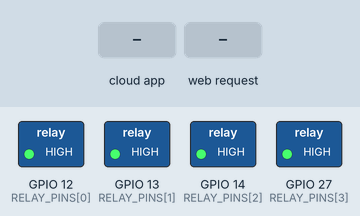
Simulated run of this sketch. Board: ESP32. On the bench: switched loads named in the sketch (green lamp = pin HIGH). The inputs (shaded band) are chosen by the test bench. WiFi joins after 1.5 s; servers stay silent unless stated; what the sketch prints to the serial monitor is not drawn.

Above: at 3.2 s.
3.3 s: the phone or cloud app sets YOUR_BEDROOM_DEVICE_ID to 1
At 4.1 s:
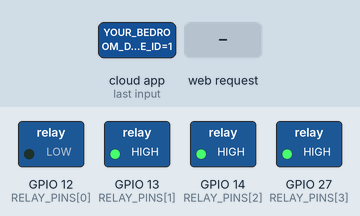
4.8 s: the phone or cloud app sets YOUR_KITCHEN_DEVICE_ID to 1
At 5.3 s:
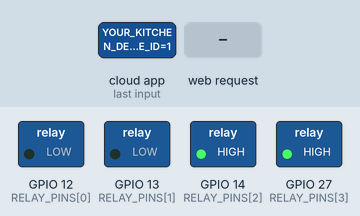
6.3 s: the phone or cloud app sets YOUR_ROOM_DEVICE_ID to 1
At 7.5 s:
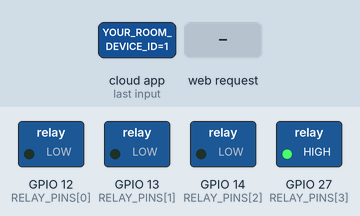
7.8 s: HTTP request GET /relay?ch=1&state=1 received
At 8.8 s:
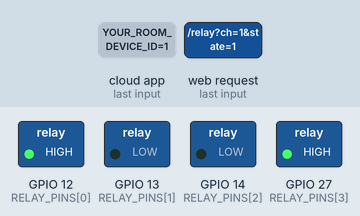
9.3 s: the phone or cloud app sets ADD-4TH-DEVICE-ID-HERE to 1
At 9.9 s:
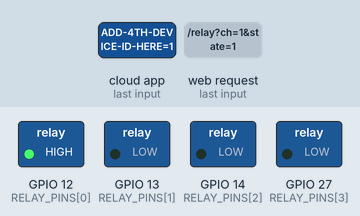
10.8 s: the phone or cloud app sets YOUR_KITCHEN_DEVICE_ID to 0
At 12.2 s:
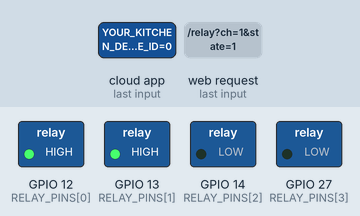
Timing chart, 0 to 13.3 s (numbered marks = the images above; inputs shaded):
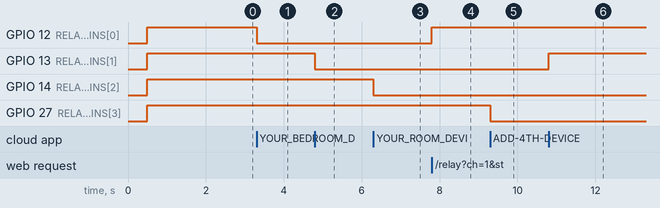

Measured:
- after the input at 3.3 s, GPIO 12 (RELAY_PINS[0]): HIGH → LOW at once
- after the input at 4.8 s, GPIO 13 (RELAY_PINS[1]): HIGH → LOW at once
- after the input at 6.3 s, GPIO 14 (RELAY_PINS[2]): HIGH → LOW at once
- after the input at 7.8 s, GPIO 12 (RELAY_PINS[0]): LOW → HIGH at once
- after the input at 9.3 s, GPIO 27 (RELAY_PINS[3]): HIGH → LOW at once
- after the input at 10.8 s, GPIO 13 (RELAY_PINS[1]): LOW → HIGH at once

The sketch:

esp32_combined_relay.ino
```cpp
// ============================================================
//  ESP32 – 4 Channel Relay
//  ✅ SinricPro  – Alexa / Google Voice Control
//  ✅ Web UI     – Browser control on local IP
//  College Project | GPIO 12, 13, 14, 27
// ============================================================

#include <Arduino.h>
#include <WiFi.h>
#include <WebServer.h>
#include "SinricPro.h"
#include "SinricProSwitch.h"

// ─── WiFi (Home Router) ──────────────────────────────────────
#define WIFI_SSID    "YOUR_4G_HOTSPOT_NAME"      // <-- change this
#define WIFI_PASS    "YOUR_HOTSPOT_PASSWORD"  // <-- change this

// ─── SinricPro Keys ──────────────────────────────────────────
#define APP_KEY     "YOUR_SINRIC_APP_KEY"
#define APP_SECRET  "YOUR_SINRIC_APP_SECRET"

// ─── SinricPro Device IDs ────────────────────────────────────
#define BEDROOM_ID  "YOUR_BEDROOM_DEVICE_ID"  // Relay 1 – GPIO 12
#define KITCHEN_ID  "YOUR_KITCHEN_DEVICE_ID"  // Relay 2 – GPIO 13
#define ROOM_ID     "YOUR_ROOM_DEVICE_ID"  // Relay 3 – GPIO 14
// Add a 4th device in SinricPro dashboard and paste ID here:
#define RELAY4_ID   "ADD-4TH-DEVICE-ID-HERE"    // Relay 4 – GPIO 27

// ─── Relay GPIO Pins ─────────────────────────────────────────
const int RELAY_PINS[4] = {12, 13, 14, 27};

// ─── Device → Pin mapping ────────────────────────────────────
struct DeviceRelay { const char* id; int pin; };
DeviceRelay deviceMap[4] = {
  { BEDROOM_ID, 12 },
  { KITCHEN_ID, 13 },
  { ROOM_ID,    14 },
  { RELAY4_ID,  27 },
};

// ─── Shared relay state (used by both Web UI & SinricPro) ────
bool relayState[4] = { false, false, false, false };

// ─── Web Server on port 80 ───────────────────────────────────
WebServer server(80);

// ─────────────────────────────────────────────────────────────
//  Core relay function – single source of truth
// ─────────────────────────────────────────────────────────────
void setRelay(int index, bool on) {
  relayState[index] = on;
  // Active-LOW module: LOW = ON, HIGH = OFF
  digitalWrite(RELAY_PINS[index], on ? LOW : HIGH);
  Serial.printf("[Relay %d] → %s (GPIO %d)\n", index + 1, on ? "ON" : "OFF", RELAY_PINS[index]);
}

// ─────────────────────────────────────────────────────────────
//  JSON state builder for Web UI responses
// ─────────────────────────────────────────────────────────────
String buildStateJSON() {
  String json = "{\"states\":[";
  for (int i = 0; i < 4; i++) {
    json += relayState[i] ? "true" : "false";
    if (i < 3) json += ",";
  }
  json += "]}";
  return json;
}

// ─────────────────────────────────────────────────────────────
//  HTML Web Page
// ─────────────────────────────────────────────────────────────
const char INDEX_HTML[] PROGMEM = R"rawliteral(
<!DOCTYPE html>
<html lang="en">
<head>
<meta charset="UTF-8"/>
<meta name="viewport" content="width=device-width, initial-scale=1.0"/>
<title>ESP32 Relay Control</title>
<link href="https://fonts.googleapis.com/css2?family=Share+Tech+Mono&family=Orbitron:wght@400;700;900&display=swap" rel="stylesheet"/>
<style>
  :root {
    --bg:       #0a0e1a;
    --panel:    #0f1628;
    --border:   #1e3a5f;
    --accent:   #00d4ff;
    --accent2:  #ff6b35;
    --on:       #00ff88;
    --off:      #ff3366;
    --text:     #c8dff5;
    --dim:      #4a6080;
    --glow-on:  0 0 20px #00ff8866, 0 0 40px #00ff8833;
    --glow-off: 0 0 20px #ff336666, 0 0 40px #ff336633;
    --glow-acc: 0 0 15px #00d4ff55;
  }
  * { margin:0; padding:0; box-sizing:border-box; }
  body {
    background: var(--bg);
    font-family: 'Share Tech Mono', monospace;
    color: var(--text);
    min-height: 100vh;
    display: flex; flex-direction: column;
    align-items: center; justify-content: center;
    padding: 20px; overflow-x: hidden;
  }
  body::before {
    content:''; position:fixed; inset:0;
    background-image:
      linear-gradient(rgba(0,212,255,0.03) 1px, transparent 1px),
      linear-gradient(90deg, rgba(0,212,255,0.03) 1px, transparent 1px);
    background-size:40px 40px; pointer-events:none; z-index:0;
  }
  body::after {
    content:''; position:fixed; top:-50%; left:-50%;
    width:200%; height:200%;
    background:radial-gradient(ellipse at center, rgba(0,50,100,0.15) 0%, transparent 60%);
    pointer-events:none; z-index:0;
    animation:pulse-bg 6s ease-in-out infinite;
  }
  @keyframes pulse-bg {
    0%,100%{opacity:.5;transform:scale(1);}
    50%{opacity:1;transform:scale(1.05);}
  }
  .container { position:relative; z-index:1; width:100%; max-width:720px; }
  header { text-align:center; margin-bottom:40px; }
  .logo {
    font-family:'Orbitron',sans-serif;
    font-size:clamp(22px,5vw,38px); font-weight:900;
    letter-spacing:4px; color:var(--accent);
    text-shadow:var(--glow-acc); text-transform:uppercase;
  }
  .logo span { color:var(--accent2); }
  .subtitle { font-size:11px; letter-spacing:6px; color:var(--dim); margin-top:6px; text-transform:uppercase; }
  .status-bar {
    display:flex; align-items:center; justify-content:center;
    gap:8px; margin-top:14px; font-size:11px; color:var(--dim); letter-spacing:2px;
  }
  .status-dot {
    width:8px; height:8px; border-radius:50%;
    background:var(--on); box-shadow:var(--glow-on);
    animation:blink 2s ease-in-out infinite;
  }
  @keyframes blink { 0%,100%{opacity:1;} 50%{opacity:.3;} }
  .voice-badge {
    display:inline-flex; align-items:center; gap:6px;
    background:rgba(0,212,255,0.08); border:1px solid var(--border);
    border-radius:20px; padding:5px 14px; margin-top:10px;
    font-size:10px; letter-spacing:2px; color:var(--accent);
  }
  .relay-grid { display:grid; grid-template-columns:repeat(2,1fr); gap:20px; }
  @media(max-width:480px){ .relay-grid{grid-template-columns:1fr;} }
  .relay-card {
    background:var(--panel); border:1px solid var(--border);
    border-radius:12px; padding:28px 24px; position:relative;
    overflow:hidden; transition:border-color .3s,box-shadow .3s; cursor:pointer;
  }
  .relay-card::before {
    content:''; position:absolute; top:0; left:0; right:0; height:2px;
    background:linear-gradient(90deg,transparent,var(--accent),transparent);
    opacity:0; transition:opacity .3s;
  }
  .relay-card:hover::before { opacity:1; }
  .relay-card.active {
    border-color:var(--on);
    box-shadow:0 0 0 1px #00ff8822, 0 8px 32px #00ff8822;
  }
  .relay-card.active::before {
    background:linear-gradient(90deg,transparent,var(--on),transparent); opacity:1;
  }
  .relay-card::after {
    content:attr(data-index); position:absolute; top:12px; right:16px;
    font-family:'Orbitron',sans-serif; font-size:28px; font-weight:900;
    color:rgba(0,212,255,0.06); line-height:1; pointer-events:none;
  }
  .relay-header { display:flex; align-items:center; gap:10px; margin-bottom:20px; }
  .relay-icon {
    width:36px; height:36px; border-radius:8px;
    background:rgba(0,212,255,0.08); border:1px solid var(--border);
    display:flex; align-items:center; justify-content:center; font-size:16px;
  }
  .relay-label { font-family:'Orbitron',sans-serif; font-size:12px; font-weight:700; letter-spacing:2px; color:var(--accent); }
  .relay-name  { font-size:10px; color:var(--accent2); letter-spacing:1px; margin-top:1px; }
  .relay-pin   { font-size:10px; color:var(--dim); letter-spacing:1px; margin-top:1px; }
  .toggle-wrap { display:flex; align-items:center; justify-content:space-between; margin-top:10px; }
  .state-label { font-family:'Orbitron',sans-serif; font-size:14px; font-weight:700; letter-spacing:3px; transition:color .3s; }
  .state-label.on  { color:var(--on);  text-shadow:var(--glow-on); }
  .state-label.off { color:var(--off); }
  .toggle { position:relative; width:64px; height:32px; flex-shrink:0; }
  .toggle input { display:none; }
  .toggle-track {
    position:absolute; inset:0; border-radius:16px;
    background:#1a2535; border:1px solid var(--border);
    transition:background .3s,border-color .3s,box-shadow .3s; cursor:pointer;
  }
  .toggle-thumb {
    position:absolute; top:4px; left:4px; width:22px; height:22px;
    border-radius:50%; background:var(--dim);
    transition:transform .3s cubic-bezier(.34,1.56,.64,1),background .3s,box-shadow .3s;
  }
  input:checked ~ .toggle-track { background:rgba(0,255,136,.12); border-color:var(--on); box-shadow:var(--glow-on); }
  input:checked ~ .toggle-track .toggle-thumb { transform:translateX(32px); background:var(--on); box-shadow:0 0 12px var(--on); }
  .wave-bars { display:flex; align-items:flex-end; gap:3px; height:20px; margin-top:18px; }
  .wave-bar  { flex:1; border-radius:2px; background:var(--border); transition:height .3s,background .3s; }
  .relay-card.active .wave-bar { background:var(--on); animation:wave-anim 1.2s ease-in-out infinite alternate; }
  .wave-bar:nth-child(1) {height:30%;} .wave-bar:nth-child(2) {height:70%;}
  .wave-bar:nth-child(3) {height:50%;} .wave-bar:nth-child(4) {height:90%;}
  .wave-bar:nth-child(5) {height:40%;} .wave-bar:nth-child(6) {height:60%;}
  .wave-bar:nth-child(7) {height:30%;} .wave-bar:nth-child(8) {height:80%;}
  .wave-bar:nth-child(9) {height:55%;} .wave-bar:nth-child(10){height:35%;}
  @keyframes wave-anim { from{opacity:.5;} to{opacity:1;} }
  .master-panel {
    margin-top:28px; background:var(--panel); border:1px solid var(--border);
    border-radius:12px; padding:20px 24px;
    display:flex; align-items:center; justify-content:space-between; gap:12px; flex-wrap:wrap;
  }
  .master-title { font-family:'Orbitron',sans-serif; font-size:10px; letter-spacing:4px; color:var(--dim); text-transform:uppercase; }
  .master-btns { display:flex; gap:12px; flex-wrap:wrap; }
  .btn {
    font-family:'Orbitron',sans-serif; font-size:10px; letter-spacing:3px; text-transform:uppercase;
    padding:10px 20px; border-radius:6px; border:1px solid; cursor:pointer;
    transition:all .2s; position:relative; overflow:hidden;
  }
  .btn::after { content:''; position:absolute; inset:0; background:white; opacity:0; transition:opacity .15s; }
  .btn:active::after { opacity:.08; }
  .btn-on  { background:rgba(0,255,136,.08); border-color:var(--on);  color:var(--on);  }
  .btn-on:hover  { background:rgba(0,255,136,.18); box-shadow:var(--glow-on);  }
  .btn-off { background:rgba(255,51,102,.08); border-color:var(--off); color:var(--off); }
  .btn-off:hover { background:rgba(255,51,102,.18); box-shadow:var(--glow-off); }
  footer { text-align:center; margin-top:28px; font-size:10px; color:var(--dim); letter-spacing:3px; }
  #toast {
    position:fixed; bottom:30px; left:50%;
    transform:translateX(-50%) translateY(80px);
    background:var(--panel); border:1px solid var(--accent); color:var(--accent);
    padding:10px 24px; border-radius:30px; font-size:11px; letter-spacing:3px;
    transition:transform .4s cubic-bezier(.34,1.56,.64,1);
    z-index:100; white-space:nowrap; box-shadow:var(--glow-acc);
  }
  #toast.show { transform:translateX(-50%) translateY(0); }
</style>
</head>
<body>
<div class="container">
  <header>
    <div class="logo">ESP<span>32</span> RELAY</div>
    <div class="subtitle">4-Channel Controller &nbsp;///&nbsp; Smart Home</div>
    <div class="status-bar">
      <div class="status-dot"></div>
      <span id="ipLabel">CONNECTED</span>
    </div>
    <div style="text-align:center;margin-top:8px;">
      <span class="voice-badge">🎙 ALEXA &amp; GOOGLE ENABLED</span>
    </div>
  </header>

  <div class="relay-grid" id="relayGrid"></div>

  <div class="master-panel">
    <div class="master-title">Master Control</div>
    <div class="master-btns">
      <button class="btn btn-on"  onclick="setAll(1)">&#9646; All On</button>
      <button class="btn btn-off" onclick="setAll(0)">&#9646; All Off</button>
    </div>
  </div>

  <footer>ESP32 &nbsp;///&nbsp; SINRICPRO + WEB UI &nbsp;///&nbsp; 4CH</footer>
</div>
<div id="toast"></div>

<script>
const relayConfig = [
  { label:'RELAY 1', name:'BEDROOM',       pin:'GPIO 12', icon:'🛏' },
  { label:'RELAY 2', name:'KITCHEN LIGHT', pin:'GPIO 13', icon:'💡' },
  { label:'RELAY 3', name:'ROOM LIGHT',    pin:'GPIO 14', icon:'🔆' },
  { label:'RELAY 4', name:'RELAY 4',       pin:'GPIO 27', icon:'⚡' },
];
let states = [false,false,false,false];

function buildGrid() {
  document.getElementById('relayGrid').innerHTML = relayConfig.map((r,i) => `
    <div class="relay-card ${states[i]?'active':'inactive'}" data-index="${i+1}" onclick="toggleRelay(${i})">
      <div class="relay-header">
        <div class="relay-icon">${r.icon}</div>
        <div>
          <div class="relay-label">${r.label}</div>
          <div class="relay-name">${r.name}</div>
          <div class="relay-pin">${r.pin}</div>
        </div>
      </div>
      <div class="toggle-wrap">
        <div class="state-label ${states[i]?'on':'off'}">${states[i]?'ON':'OFF'}</div>
        <label class="toggle">
          <input type="checkbox" ${states[i]?'checked':''} onchange="toggleRelay(${i})" onclick="event.stopPropagation()"/>
          <div class="toggle-track"><div class="toggle-thumb"></div></div>
        </label>
      </div>
      <div class="wave-bars">
        ${Array.from({length:10},(_,j)=>`<div class="wave-bar" style="animation-delay:${j*0.08}s"></div>`).join('')}
      </div>
    </div>`).join('');
}

function toggleRelay(i) { sendCommand(i+1, !states[i]?'on':'off'); }
function setAll(s)       { sendCommand('all', s?'on':'off'); }

function sendCommand(relay, state) {
  fetch(`/relay?ch=${relay}&state=${state}`)
    .then(r=>r.json())
    .then(d=>{ states=d.states; buildGrid();
      showToast(relay==='all'?`ALL ${state.toUpperCase()}`:`RELAY ${relay} ${state.toUpperCase()}`);
    }).catch(()=>showToast('CONNECTION ERROR'));
}

function fetchStatus() {
  fetch('/status').then(r=>r.json())
    .then(d=>{ states=d.states; buildGrid(); }).catch(()=>{});
}

function showToast(msg) {
  const t=document.getElementById('toast');
  t.textContent=msg; t.classList.add('show');
  setTimeout(()=>t.classList.remove('show'),2000);
}

buildGrid();
fetchStatus();
setInterval(fetchStatus, 4000);  // sync every 4s (picks up voice changes too)
</script>
</body>
</html>
)rawliteral";

// ─────────────────────────────────────────────────────────────
//  SinricPro callback – fired when Alexa/Google sends command
// ─────────────────────────────────────────────────────────────
bool onPowerState(const String& deviceId, bool& state) {
  for (int i = 0; i < 4; i++) {
    if (deviceId == deviceMap[i].id) {
      setRelay(i, state);
      Serial.printf("[SinricPro] %s → %s\n", deviceId.c_str(), state ? "ON" : "OFF");
      return true;
    }
  }
  return false;
}

// ─────────────────────────────────────────────────────────────
//  Web Server route handlers
// ─────────────────────────────────────────────────────────────
void handleRoot() {
  server.send(200, "text/html", INDEX_HTML);
}

void handleStatus() {
  server.sendHeader("Access-Control-Allow-Origin", "*");
  server.send(200, "application/json", buildStateJSON());
}

void handleRelay() {
  if (!server.hasArg("ch") || !server.hasArg("state")) {
    server.send(400, "application/json", "{\"error\":\"Missing params\"}");
    return;
  }
  String ch    = server.arg("ch");
  String state = server.arg("state");
  bool   on    = (state == "on");

  if (ch == "all") {
    for (int i = 0; i < 4; i++) setRelay(i, on);
  } else {
    int idx = ch.toInt() - 1;
    if (idx >= 0 && idx < 4) setRelay(idx, on);
  }
  server.sendHeader("Access-Control-Allow-Origin", "*");
  server.send(200, "application/json", buildStateJSON());
}

// ─────────────────────────────────────────────────────────────
//  WiFi connect
// ─────────────────────────────────────────────────────────────
void setupWiFi() {
  Serial.printf("[WiFi] Connecting to %s", WIFI_SSID);
  WiFi.mode(WIFI_STA);
  WiFi.begin(WIFI_SSID, WIFI_PASS);
  while (WiFi.status() != WL_CONNECTED) {
    delay(300); Serial.print(".");
  }
  Serial.printf("\n[WiFi] Connected!\n");
  Serial.printf("[WiFi] Open browser → http://%s\n", WiFi.localIP().toString().c_str());
}

// ─────────────────────────────────────────────────────────────
//  SETUP
// ─────────────────────────────────────────────────────────────
void setup() {
  Serial.begin(115200);
  delay(500);
  Serial.println("\n=== ESP32 Smart Relay – Voice + Web UI ===");

  // Init relay pins – all OFF at boot
  for (int i = 0; i < 4; i++) {
    pinMode(RELAY_PINS[i], OUTPUT);
    digitalWrite(RELAY_PINS[i], HIGH);  // Active-LOW: HIGH = OFF
  }

  // Connect to home WiFi
  setupWiFi();

  // Web server routes
  server.on("/",       HTTP_GET, handleRoot);
  server.on("/status", HTTP_GET, handleStatus);
  server.on("/relay",  HTTP_GET, handleRelay);
  server.begin();
  Serial.println("[WebServer] Started ✓");

  // SinricPro
  for (int i = 0; i < 4; i++) {
    SinricProSwitch& sw = SinricPro[deviceMap[i].id];
    sw.onPowerState(onPowerState);
  }
  SinricPro.begin(APP_KEY, APP_SECRET);
  SinricPro.restoreDeviceStates(true);
  Serial.println("[SinricPro] Started ✓");
  Serial.println("==========================================");
  Serial.printf("  Web UI  → http://%s\n", WiFi.localIP().toString().c_str());
  Serial.println("  Voice   → \"Alexa, turn on bedroom\"");
  Serial.println("==========================================");
}

// ─────────────────────────────────────────────────────────────
//  LOOP – both run together
// ─────────────────────────────────────────────────────────────
void loop() {
  server.handleClient();   // handles web browser requests
  SinricPro.handle();      // handles Alexa / Google commands
}
```
